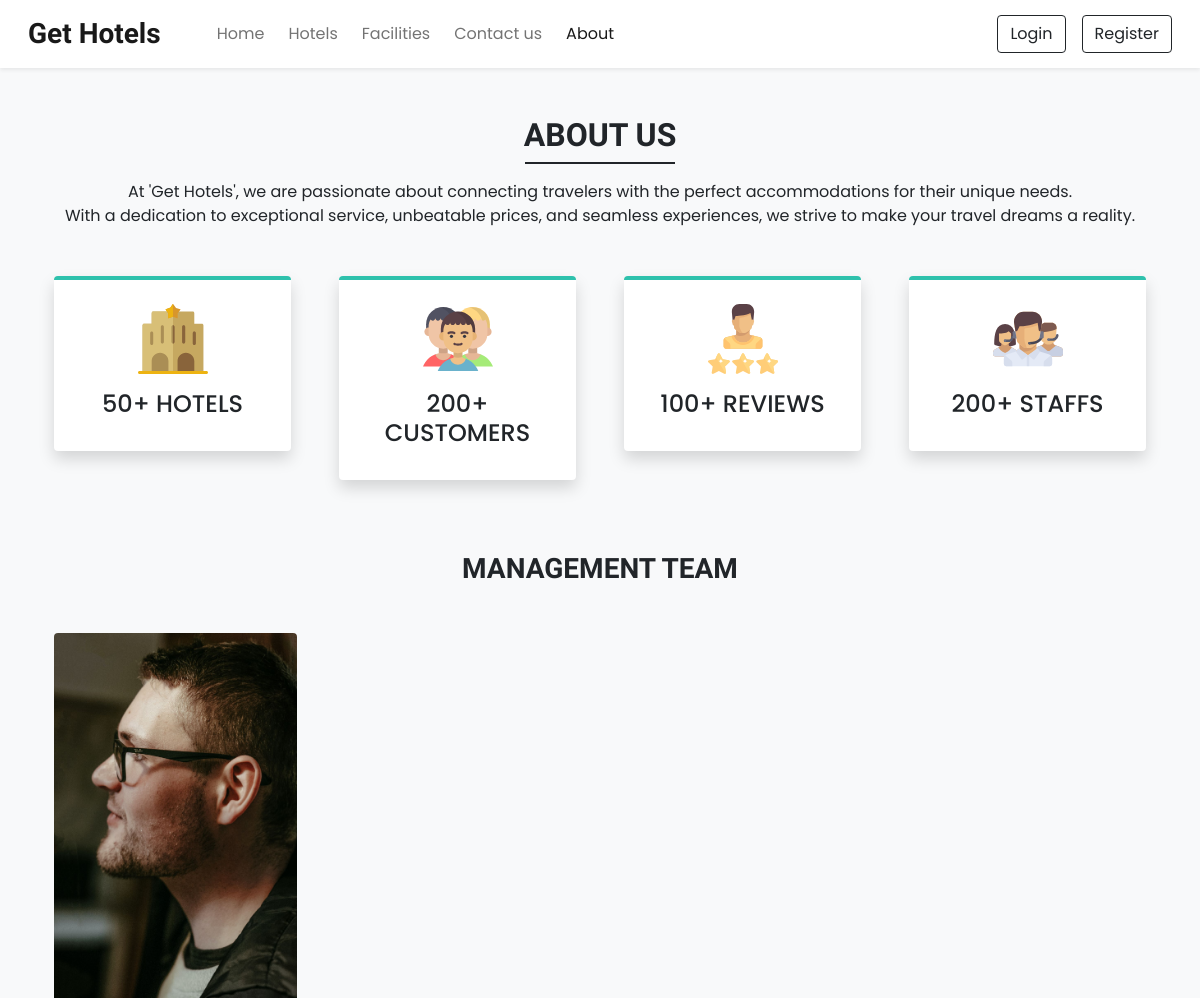
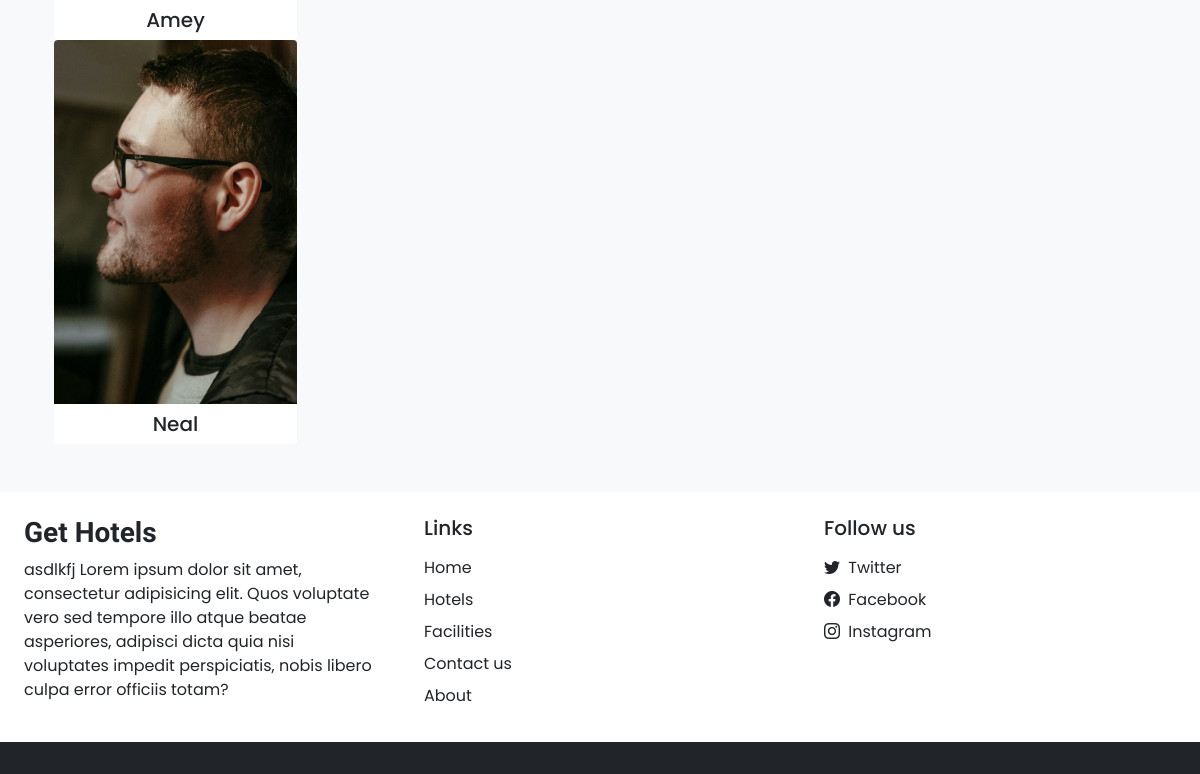
The page /about.php on the database as committed earlier (2 pictures, top to bottom).
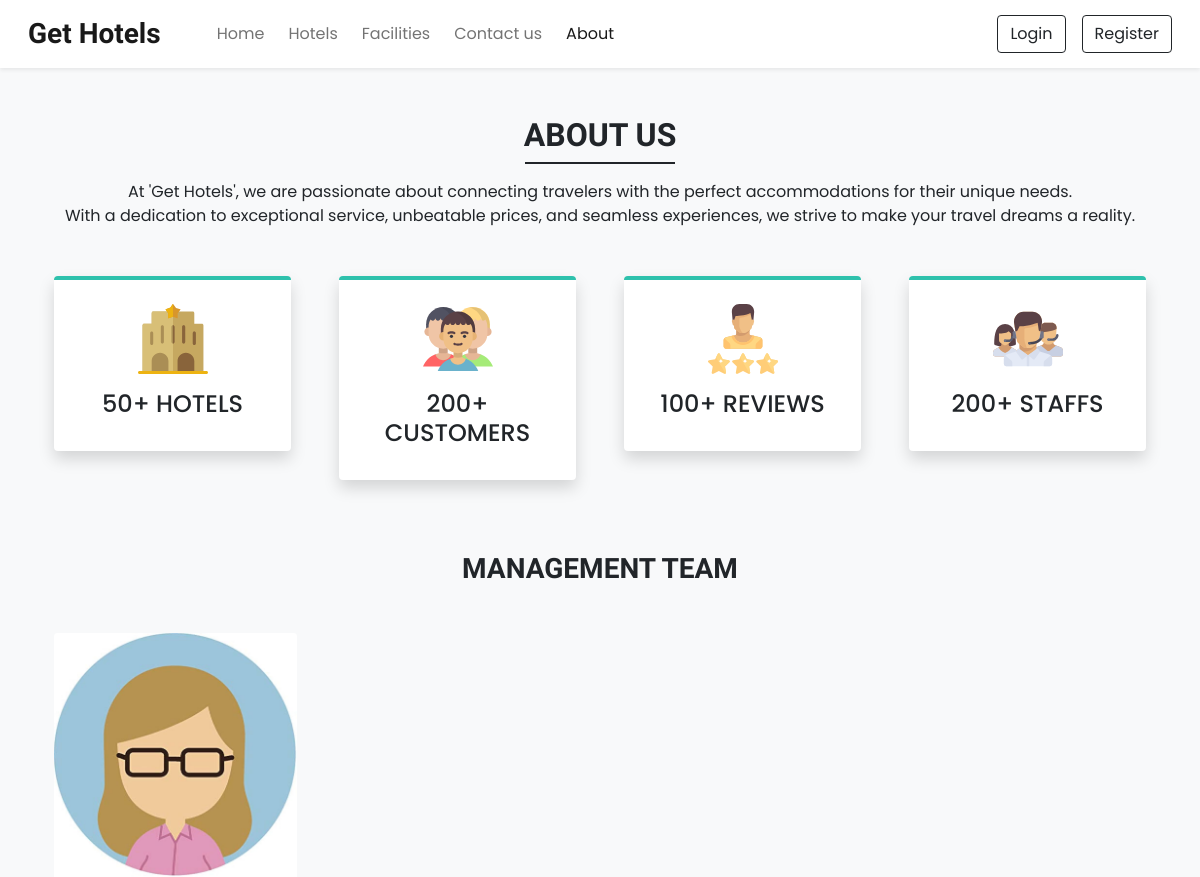
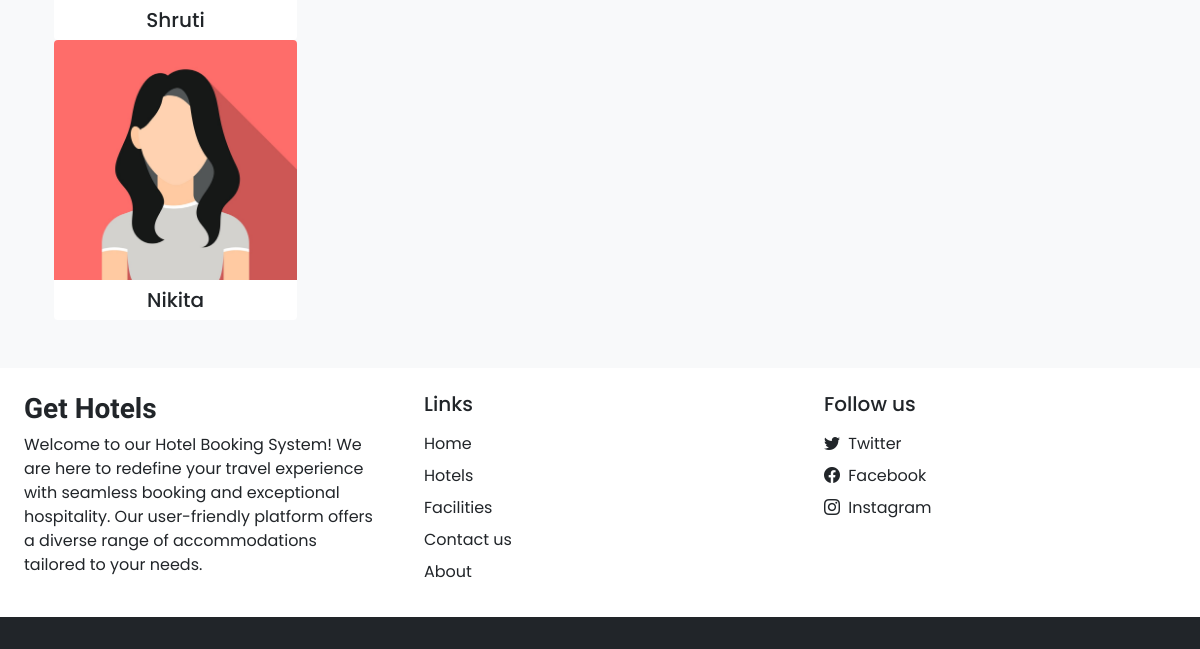
The same page on the database as committed later (2 pictures, top to bottom).
### tables this page shows
CREATE TABLE `settings` (
  `sr_no` int(11) NOT NULL,
  `site_title` varchar(50) NOT NULL,
  `site_about` varchar(250) NOT NULL,
  `shutdown` tinyint(1) NOT NULL
);

CREATE TABLE `team_details` (
  `sr_no` int(11) NOT NULL,
  `name` varchar(50) NOT NULL,
  `picture` varchar(150) NOT NULL
);

### admin/inc/db_config.php (called while the page is built, shortened)
<?php
  function selectAll($table)
  {
    $con = $GLOBALS['con'];
    $res = mysqli_query($con,"SELECT * FROM $table");
    return $res;
  }
  function select($sql,$values,$datatypes)
  {
    $con = $GLOBALS['con'];
    if($stmt = mysqli_prepare($con,$sql))
    {
      mysqli_stmt_bind_param($stmt,$datatypes,...$values);
      if(mysqli_stmt_execute($stmt)){
        $res = mysqli_stmt_get_result($stmt);
        return $res;
      }
      else{
        mysqli_stmt_close($stmt);
        die("Query cannot be executed - Select");
      }
    }
    else{
      die("Query cannot be prepared - Select");
    }
  }
?>

### about.php (the view, shortened to what this page needs)
<!DOCTYPE html>
<html lang="en">
<head>
  <link  rel="stylesheet" href="https://unpkg.com/swiper@7/swiper-bundle.min.css">
  <?php require('inc/links.php'); ?>
</head>
<body class="bg-light">
  <?php require('inc/header.php'); ?>
  <div class="my-5 px-4">
    <h2 class="fw-bold h-font text-center">ABOUT US</h2>
    <div class="h-line bg-dark"></div>
    <p class="text-center mt-3">
    At 'Get Hotels', we are passionate about connecting travelers with the perfect accommodations for their unique needs.<br> With a dedication to exceptional service, unbeatable prices, and seamless experiences, we strive to make your travel dreams a reality.
    </p>
  </div>
  <div class="container mt-5">
    <div class="row">
      <div class="col-lg-3 col-md-6 mb-4 px-4">
        <div class="bg-white rounded shadow p-4 border-top border-4 text-center box">
          <img src="images/about/hotel.svg" width="70px">
          <h4 class="mt-3">50+ HOTELS</h4>
        </div>
      </div>
      <div class="col-lg-3 col-md-6 mb-4 px-4">
        <div class="bg-white rounded shadow p-4 border-top border-4 text-center box">
          <img src="images/about/customers.svg" width="70px">
          <h4 class="mt-3">200+ CUSTOMERS</h4>
        </div>
      </div>
      <div class="col-lg-3 col-md-6 mb-4 px-4">
        <div class="bg-white rounded shadow p-4 border-top border-4 text-center box">
          <img src="images/about/rating.svg" width="70px">
          <h4 class="mt-3">100+ REVIEWS</h4>
        </div>
      </div>
      <div class="col-lg-3 col-md-6 mb-4 px-4">
        <div class="bg-white rounded shadow p-4 border-top border-4 text-center box">
          <img src="images/about/staff.svg" width="70px">
          <h4 class="mt-3">200+ STAFFS</h4>
        </div>
      </div>
    </div>
  </div>
  <h3 class="my-5 fw-bold h-font text-center">MANAGEMENT TEAM</h3>
  <div class="container px-4">
    <div class="swiper mySwiper">
      <div class="swiper-wrapper mb-5">
        <?php
          $about_r = selectAll('team_details');
          $path=ABOUT_IMG_PATH;
          while($row = mysqli_fetch_assoc($about_r)){
            echo<<<data
              <div class="swiper-slide bg-white text-center overflow-hidden rounded">
                <img src="$path$row[picture]" class="w-100">
                <h5 class="mt-2">$row[name]</h5>
              </div>
            data;
          }
        ?>
      </div>
    </div>
  </div>
  <?php require('inc/footer.php'); ?>
</body>
</html>

### inc/links.php (shortened to what this page needs)
<link href="https://cdn.jsdelivr.net/npm/bootstrap@5.0.2/dist/css/bootstrap.min.css" rel="stylesheet">
<link rel="stylesheet" href="https://cdn.jsdelivr.net/npm/bootstrap-icons@1.9.1/font/bootstrap-icons.css">
<link rel="stylesheet" href="css/common.css">
<?php
  require('admin/inc/db_config.php');
  $contact_q = "SELECT * FROM `contact_details` WHERE `sr_no`=?";
  $settings_q = "SELECT * FROM `settings` WHERE `sr_no`=?";
  $values = [1];
  $contact_r = mysqli_fetch_assoc(select($contact_q,$values,'i'));
  $settings_r = mysqli_fetch_assoc(select($settings_q,$values,'i'));
?>

### inc/header.php (shortened to what this page needs)
<nav id="nav-bar" class="navbar navbar-expand-lg navbar-light bg-white px-lg-3 py-lg-2 shadow-sm sticky-top">
  <div class="container-fluid">
    <a class="navbar-brand me-5 fw-bold fs-3 h-font" href="index.php"><?php echo $settings_r['site_title'] ?></a>
    <div class="collapse navbar-collapse" id="navbarSupportedContent">
      <ul class="navbar-nav me-auto mb-2 mb-lg-0">
        <li class="nav-item">
          <a class="nav-link me-2" href="index.php">Home</a>
        </li>
        <li class="nav-item">
          <a class="nav-link me-2" href="rooms.php">Hotels</a>
        </li>
        <li class="nav-item">
          <a class="nav-link me-2" href="facilities.php">Facilities</a>
        </li>
        <li class="nav-item">
          <a class="nav-link me-2" href="contact.php">Contact us</a>
        </li>
        <li class="nav-item">
          <a class="nav-link" href="about.php">About</a>
        </li>
      </ul>
      <div class="d-flex">
        <?php
          if(isset($_SESSION['login']) && $_SESSION['login']==true)
          {
            echo<<<data
              <div class="btn-group">
                <button type="button" class="btn btn-outline-dark shadow-none dropdown-toggle" data-bs-toggle="dropdown" data-bs-display="static" aria-expanded="false">
                  $_SESSION[uName]
                </button>
                <ul class="dropdown-menu dropdown-menu-lg-end">
                  <li><a class="dropdown-item" href="profile.php">Profile</a></li>
                  <li><a class="dropdown-item" href="bookings.php">Bookings</a></li>
                  <li><a class="dropdown-item" href="logout.php">Logout</a></li>
                </ul>
              </div>
            data;
          }
          else
          {
            echo<<<data
              <button type="button" class="btn btn-outline-dark shadow-none me-lg-3 me-2" data-bs-toggle="modal" data-bs-target="#loginModal">
                Login
              </button>
              <button type="button" class="btn btn-outline-dark shadow-none" data-bs-toggle="modal" data-bs-target="#registerModal">
                Register
              </button>
            data;
          }
        ?>
      </div>
    </div>
  </div>
</nav>

### inc/footer.php (shortened to what this page needs)
<div class="container-fluid bg-white mt-5">
  <div class="row">
    <div class="col-lg-4 p-4">
      <h3 class="h-font fw-bold fs-3 mb-2"><?php echo $settings_r['site_title'] ?></h3>
      <p>
        <?php echo $settings_r['site_about'] ?>
      </p>
    </div>
    <div class="col-lg-4 p-4">
      <h5 class="mb-3">Links</h5>
      <a href="index.php" class="d-inline-block mb-2 text-dark text-decoration-none">Home</a> <br>
      <a href="rooms.php" class="d-inline-block mb-2 text-dark text-decoration-none">Hotels</a> <br>
      <a href="facilities.php" class="d-inline-block mb-2 text-dark text-decoration-none">Facilities</a> <br>
      <a href="contact.php" class="d-inline-block mb-2 text-dark text-decoration-none">Contact us</a> <br>
      <a href="about.php" class="d-inline-block mb-2 text-dark text-decoration-none">About</a>
    </div>
    <div class="col-lg-4 p-4">
        <h5 class="mb-3">Follow us</h5>
        <?php
          if($contact_r['tw']!=''){
            echo<<<data
              <a href="$contact_r[tw]" class="d-inline-block text-dark text-decoration-none mb-2">
                <i class="bi bi-twitter me-1"></i> Twitter
              </a><br>
            data;
          }
        ?>
        <a href="<?php echo $contact_r['fb'] ?>" class="d-inline-block text-dark text-decoration-none mb-2">
          <i class="bi bi-facebook me-1"></i> Facebook
        </a><br>
        <a href="<?php echo $contact_r['insta'] ?>" class="d-inline-block text-dark text-decoration-none">
          <i class="bi bi-instagram me-1"></i> Instagram
        </a><br>
    </div>
  </div>
</div>
<h6 class="text-center bg-dark text-white p-3 m-0"></h6>

### css/common.css (style rules this page uses)
:root { --teal: #2ec1ac; --teal_hover: #279e8c; }
* { font-family: 'Poppins', sans-serif; }
.h-font { font-family: 'Merienda', cursive; }
.h-line { width: 150px; margin: 0 auto; height: 1.7px; }

### about.php (style rules this page uses)
.box { border-top-color: var(--teal) !important; }

Rows that differ between the two databases and show on the page:
changed settings "Get Hotels": site_about "asdlkfj Lorem ipsum dolor sit amet, consectetur adipisicing elit. Quos voluptate vero sed tempore illo atque beatae asperiores, adipisci dicta quia nisi voluptates impedit perspiciatis, nobis libero culpa error officiis totam?" → "Welcome to our Hotel Booking System! We are here to redefine your travel experience with seamless booking and exceptional hospitality. Our user-friendly platform offers a diverse range of accommodations tailored to your needs."
changed team_details: picture: a different picture; name "Amey" → "Shruti"
changed team_details: picture: a different picture; name "Neal" → "Nikita"
